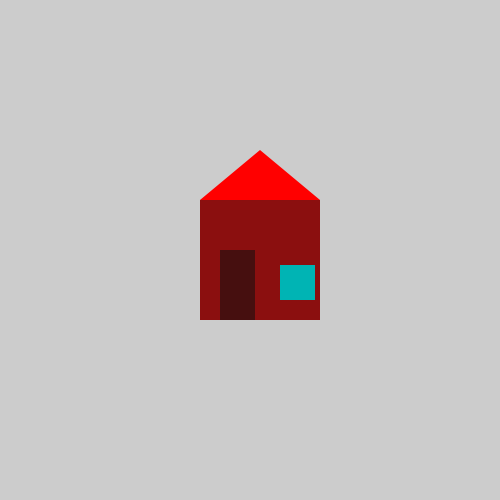
Frame 1 (no input)
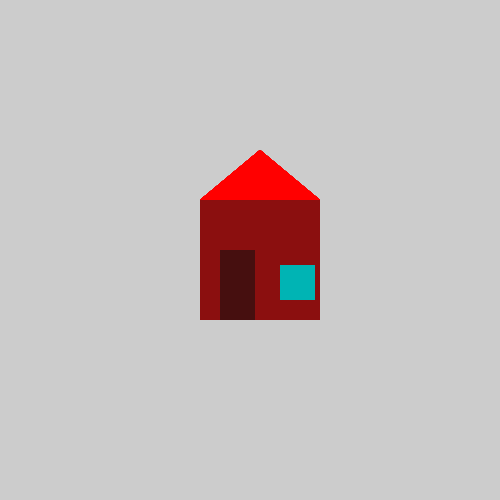
Frame 60 (the mouse pressed at the canvas centre just before this capture)
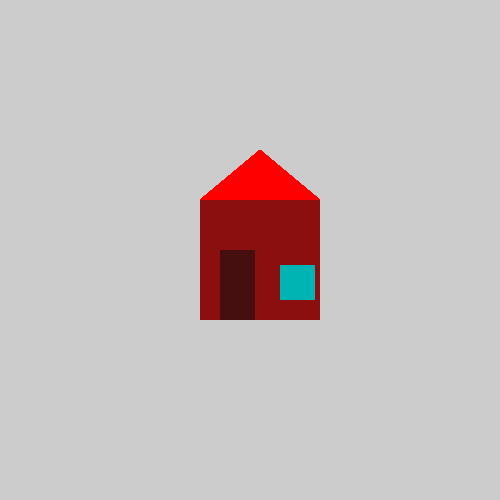
Frame 120 (the mouse held since frame 60 and released just before this capture)

The Processing sketch that drew these frames (run headless with seeded random() and noise(); from frame 60 on, the mouse is pressed at the canvas centre):

// Processing sketch: house
// ── house.pde
void setup() {
 size(500, 500); 
}
void drawhouse(){
    // build a house!
  noStroke();
  fill(255,0,0);
  triangle(200,200,320,200,260,150);
  fill(139,15,15);
  rect(200,200,120,120);
  fill(70,15,15);
  rect(220,250,35,70);
  fill(0,180,180);
  rect(280,265,35,35);
}
  
void draw() {
  drawhouse();
  
}
